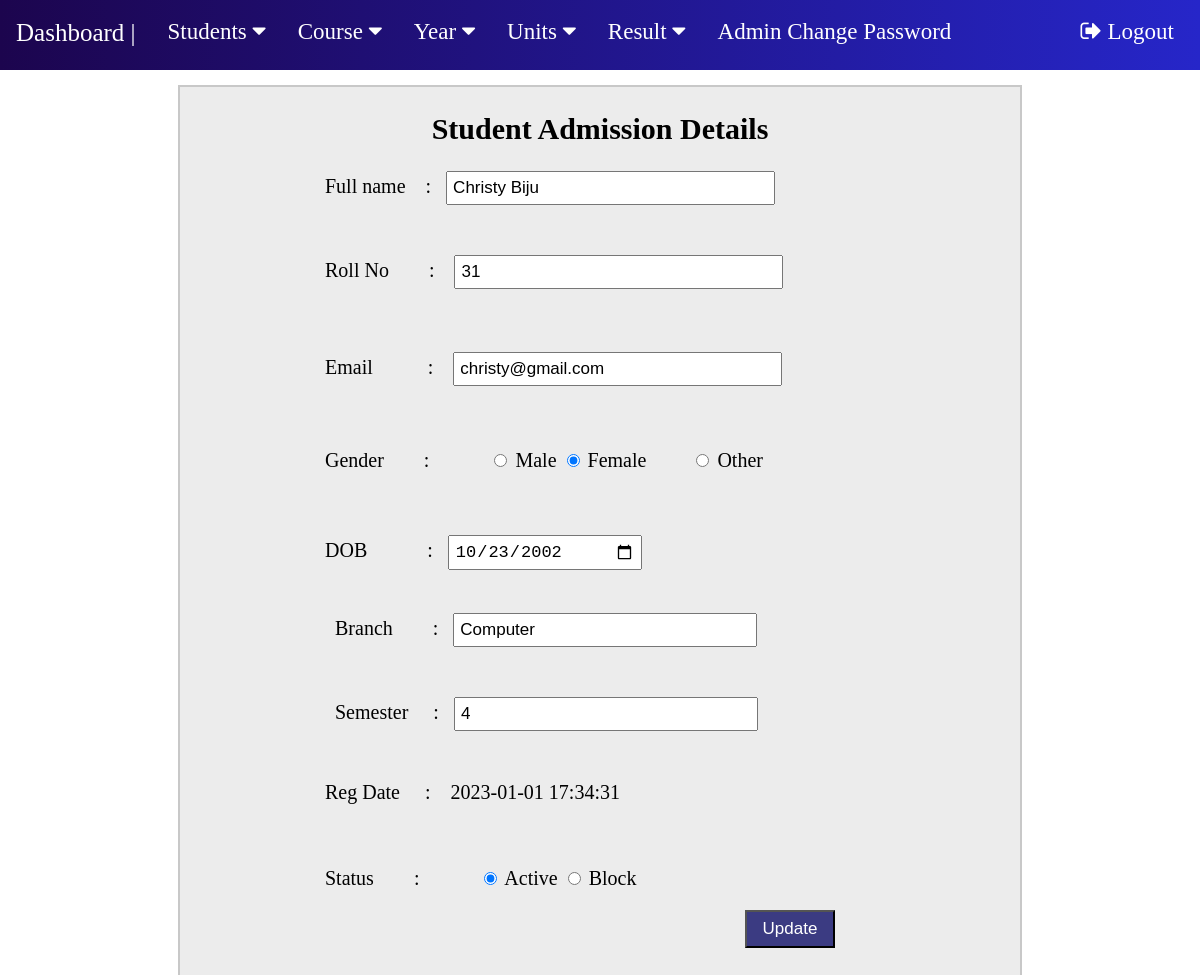
Page /edit-student.php?stid=1 (signed in) on the committed database.
### tables this page shows
CREATE TABLE `student` (
  `reg_id` int(255) NOT NULL,
  `Name` varchar(200) NOT NULL,
  `Roll_No` int(160) NOT NULL,
  `Email` varchar(100) NOT NULL,
  `Gender` varchar(50) NOT NULL,
  `DOB` varchar(100) NOT NULL,
  `branch_id` int(100) NOT NULL,
  `sem_id` int(8) NOT NULL,
  `Reg_date` timestamp NOT NULL DEFAULT current_timestamp(),
  `status` int(1) NOT NULL
);

CREATE TABLE `branch` (
  `branch_id` int(50) NOT NULL,
  `branch` varchar(100) NOT NULL
);

CREATE TABLE `semester` (
  `sem_id` int(9) NOT NULL,
  `semester` int(100) NOT NULL
);

### edit-student.php (the view, shortened to what this page needs)
<?php
include "includes/connection.php";
$stid = intval($_GET['stid']);
?>
<!DOCTYPE html>
<html lang="en">
<head>
</head>
<body style=" margin : 0">
    <?php include "nav.php";?>
    <div style="width : 70%; margin : auto auto; height : 900px; border : 2px solid rgb(200, 200, 200); margin-top : 15px;background-color: rgb(236, 236, 236)">
    <h2 style="text-align:center; font-size : 30px">Student Admission Details</h2>
        <form method="post" >
    <?php
    $sql = "SELECT student.Name, student.Roll_No, student.reg_id,student.status,student.Email,student.Gender,student.Reg_date,student.DOB,branch.branch, semester.semester from student join branch on student.branch_id = branch.branch_id join semester on student.sem_id = semester.sem_id where student.reg_id = $stid";
    $result = mysqli_query($conn,$sql);
    $num = mysqli_num_rows($result);
    if($num > 0){
        while($row = mysqli_fetch_assoc($result)){
           ?>
           <div style=" width : 75%; margin:auto auto; font-size : 20px">
<p>
        <label for="fullname">Full name  &nbsp;&nbsp;&nbsp;:&nbsp;&nbsp;
    <input name="fullname" value="<?php echo $row['Name'];?>" style="width : 50%;padding : 5px;font-size:17px"/>
</label>
      </p>
<p style="margin-top : 50px">
        <label for="rollno">Roll No &nbsp;&nbsp;&nbsp;&nbsp;&nbsp;&nbsp; : &nbsp;&nbsp;
     <input name="rollno" value="<?php echo $row['Roll_No'];?>" style="width : 50%;padding : 5px;font-size:17px"/>
    </label>
      </p>
 <p>
        <label for="email">Email &nbsp;&nbsp;&nbsp;&nbsp;&nbsp;&nbsp;&nbsp;&nbsp;&nbsp; :  &nbsp;&nbsp;
    <input type="email" name="email" value="<?php echo $row['Email'];?>" style="width : 50%;padding : 5px;font-size:17px" />
</label>
      </p>
<p>
        Gender  &nbsp;&nbsp;&nbsp;&nbsp;&nbsp;&nbsp;&nbsp;: &nbsp;&nbsp;
<?php
$gndr = $row['Gender'];
    ?>
<?php
if($gndr == "Female"){
?>
        <label><input type="radio" name="gender" value="Male"  /> Male</label>
<label><input type="radio" name="gender" value="Female" checked/> Female</label>
        <label><input type="radio" name="gender" value="Other" /> Other</label>
<?php
}
?>
      </p>
<p>
        <label for="birthDate">DOB &nbsp;&nbsp;&nbsp;&nbsp;&nbsp;&nbsp;&nbsp;&nbsp;&nbsp;&nbsp; :&nbsp;&nbsp;
     <input type="date" name="birthDate" value="<?php echo $row['DOB'];?>" style="padding : 5px;font-size:17px; width : 180px"/></label>
      </p>
<div style="margin-left : 50px; margin-bottom:50px">
    <label for="branch">Branch &nbsp;&nbsp;&nbsp;&nbsp;&nbsp;&nbsp; :&nbsp;&nbsp;
    <input name="branch" value="<?php echo $row['branch'];?>" style="width : 50%;padding : 5px;font-size:17px" readonly/>
    </label>
</div>
<div style="margin-left : 50px; margin-bottom:50px">
    <label for="semester">Semester &nbsp;&nbsp;&nbsp; :&nbsp;&nbsp;
    <input name="semester" value="<?php echo $row['semester'];?>" style="width : 50%;padding : 5px;font-size:17px" readonly/>
    </label>
</div>
<p>
        Reg Date &nbsp;&nbsp;&nbsp;&nbsp;:&nbsp;&nbsp;&nbsp; <?php echo $row['Reg_date'];?>
      </p>
<p>
        Status  &nbsp;&nbsp;&nbsp;&nbsp;&nbsp;&nbsp;&nbsp;: &nbsp;&nbsp;
<?php
$s = $row['status'];
if($s == 1){
    ?>
                <label><input type="radio" name="status" value="1" required="required" checked /> Active</label>
<label><input type="radio" name="status" value="0" required /> Block</label>
<?php
}?>
</p>
 <div style="float:right; margin-right : 80px">
        <button type="submit" style="width : 90px; padding : 7px;font-size : 17px; background-color : rgba(42, 42, 120, 0.909);color:white;">Update</button>
</div>
  </form>
<?php
        }
    }
    ?>
    </div>
</body>
</html>

### rows in the picture
student: fullname "Christy Biju", rollno "31", email "christy@gmail.com", birthDate "10/23/2002", branch "Computer", semester "4", Reg_date "2023-01-01 17:34:31"
